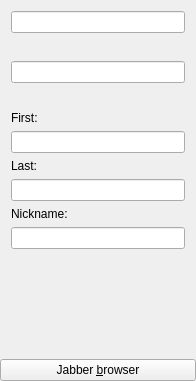
<ui version="4.0" >
 <class>JabberAdd</class>
 <widget class="QWidget" name="JabberAdd" >
  <property name="geometry" >
   <rect>
    <x>0</x>
    <y>0</y>
    <width>196</width>
    <height>381</height>
   </rect>
  </property>
  <property name="windowTitle" >
   <string/>
  </property>
  <layout class="QVBoxLayout" >
   <property name="spacing" >
    <number>6</number>
   </property>
   <property name="margin" >
    <number>0</number>
   </property>
   <item>
    <widget class="RadioGroup" native="1" name="grpJID" >
     <property name="title" stdset="0" >
      <string>&amp;JID</string>
     </property>
     <layout class="QVBoxLayout" >
      <property name="spacing" >
       <number>6</number>
      </property>
      <property name="margin" >
       <number>11</number>
      </property>
      <item>
       <widget class="QLineEdit" name="edtJID" />
      </item>
     </layout>
    </widget>
   </item>
   <item>
    <widget class="RadioGroup" native="1" name="grpMail" >
     <property name="title" stdset="0" >
      <string>&amp;E-Mail</string>
     </property>
     <layout class="QVBoxLayout" >
      <property name="spacing" >
       <number>6</number>
      </property>
      <property name="margin" >
       <number>11</number>
      </property>
      <item>
       <widget class="QLineEdit" name="edtMail" />
      </item>
     </layout>
    </widget>
   </item>
   <item>
    <widget class="RadioGroup" native="1" name="grpName" >
     <property name="title" stdset="0" >
      <string>&amp;Name</string>
     </property>
     <layout class="QVBoxLayout" >
      <property name="spacing" >
       <number>6</number>
      </property>
      <property name="margin" >
       <number>11</number>
      </property>
      <item>
       <widget class="QLabel" name="lblFirst" >
        <property name="text" >
         <string>First:</string>
        </property>
        <property name="wordWrap" >
         <bool>false</bool>
        </property>
       </widget>
      </item>
      <item>
       <widget class="QLineEdit" name="edtFirst" />
      </item>
      <item>
       <widget class="QLabel" name="lblLast" >
        <property name="text" >
         <string>Last:</string>
        </property>
        <property name="wordWrap" >
         <bool>false</bool>
        </property>
       </widget>
      </item>
      <item>
       <widget class="QLineEdit" name="edtLast" />
      </item>
      <item>
       <widget class="QLabel" name="lblNick" >
        <property name="text" >
         <string>Nickname:</string>
        </property>
        <property name="wordWrap" >
         <bool>false</bool>
        </property>
       </widget>
      </item>
      <item>
       <widget class="QLineEdit" name="edtNick" />
      </item>
     </layout>
    </widget>
   </item>
   <item>
    <spacer name="Spacer2" >
     <property name="orientation" >
      <enum>Qt::Vertical</enum>
     </property>
     <property name="sizeType" >
      <enum>QSizePolicy::Expanding</enum>
     </property>
     <property name="sizeHint" stdset="0" >
      <size>
       <width>20</width>
       <height>20</height>
      </size>
     </property>
    </spacer>
   </item>
   <item>
    <widget class="QPushButton" name="btnBrowser" >
     <property name="text" >
      <string>Jabber &amp;browser</string>
     </property>
    </widget>
   </item>
  </layout>
 </widget>
 <customwidgets>
    <customwidget>
        <class>RadioGroup</class>
        <header location="local">simgui/intedit.h</header>
    </customwidget>
</customwidgets>
<resources/>
 <connections/>
</ui>
